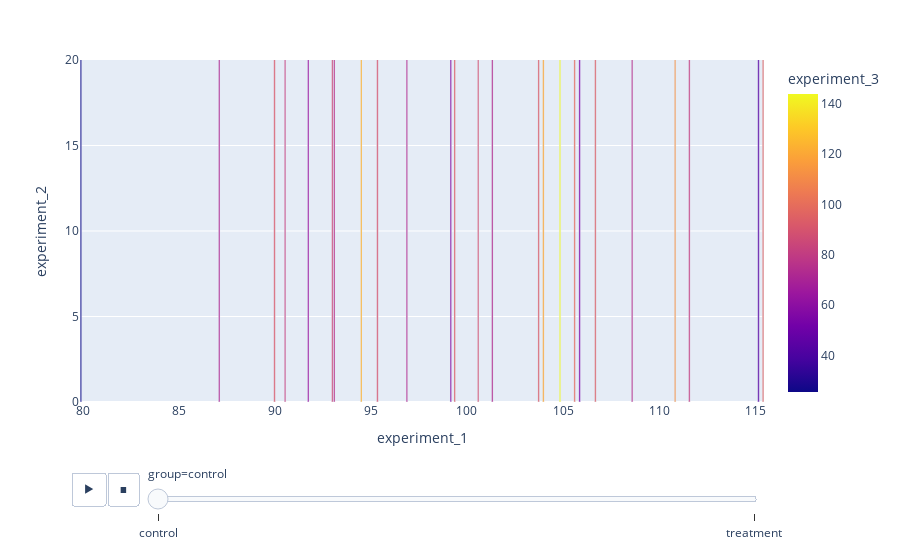

This figure's notebook cell:
### Code cell
px.bar(df,x="experiment_1",y="experiment_2",hover_name="gender",color="experiment_3",animation_frame="group",range_y=[0,20])

### Figure 1 — Plotly figure (JSON) as saved in the notebook; plotly's stock layout.template omitted (floating-point values rounded to 4 significant figures)
{"data": [{"alignmentgroup": "True", "hovertemplate": "<b>%{hovertext}</b><br><br>group=control<br>experiment_1=%{x}<br>experiment_2=%{y}<br>experiment_3=%{marker.color}<extra></extra>", "hovertext": ["male", "male", "male", "male", "male", "male", "male", "male", "male", "male", "male", "male", "male", "male", "male", "male", "male", "male", "male", "male", "male", "male", "male", "male", "male"], "legendgroup": "", "marker": {"color": [73.03, 72.14, 96.28, 92.67, 85.53, 74.58, 93.43, 93.68, 75.32, 98.61, 43.8, 81.38, 56.95, 143.8, 25.53, 55.16, 81.13, 112.3, 89.66, 123.0, 119.8, 91.76, 88.4, 73.73, 64.26], "coloraxis": "coloraxis", "pattern": {"shape": ""}}, "name": "", "offsetgroup": "", "orientation": "v", "showlegend": false, "textposition": "auto", "type": "bar", "x": [96.88, 87.11, 115.4, 103.7, 93.0, 108.6, 106.7, 99.36, 93.1, 105.6, 115.2, 90.54, 99.16, 104.8, 79.91, 105.9, 111.6, 110.8, 95.34, 94.5, 104.0, 89.99, 100.6, 101.3, 91.74], "xaxis": "x", "y": [93.42, 107.0, 105.1, 103.6, 119.1, 114.6, 125.5, 129.0, 117.5, 100.3, 101.2, 106.5, 115.9, 92.47, 93.62, 91.33, 121.4, 118.0, 106.7, 112.7, 136.7, 115.9, 120.9, 105.7, 111.1], "yaxis": "y"}], "layout": {"barmode": "relative", "coloraxis": {"colorbar": {"title": {"text": "experiment_3"}}, "colorscale": [[0, "#0d0887"], [0.1111, "#46039f"], [0.2222, "#7201a8"], [0.3333, "#9c179e"], [0.4444, "#bd3786"], [0.5556, "#d8576b"], [0.6667, "#ed7953"], [0.7778, "#fb9f3a"], [0.8889, "#fdca26"], [1, "#f0f921"]]}, "legend": {"tracegroupgap": 0}, "margin": {"t": 60}, "sliders": [{"active": 0, "currentvalue": {"prefix": "group="}, "len": 0.9, "pad": {"b": 10, "t": 60}, "steps": [{"args": [["control"], {"frame": {"duration": 0, "redraw": true}, "fromcurrent": true, "mode": "immediate", "transition": {"duration": 0, "easing": "linear"}}], "label": "control", "method": "animate"}, {"args": [["treatment"], {"frame": {"duration": 0, "redraw": true}, "fromcurrent": true, "mode": "immediate", "transition": {"duration": 0, "easing": "linear"}}], "label": "treatment", "method": "animate"}], "x": 0.1, "xanchor": "left", "y": 0, "yanchor": "top"}], "updatemenus": [{"buttons": [{"args": [null, {"frame": {"duration": 500, "redraw": true}, "fromcurrent": true, "mode": "immediate", "transition": {"duration": 500, "easing": "linear"}}], "label": "&#9654;", "method": "animate"}, {"args": [[null], {"frame": {"duration": 0, "redraw": true}, "fromcurrent": true, "mode": "immediate", "transition": {"duration": 0, "easing": "linear"}}], "label": "&#9724;", "method": "animate"}], "direction": "left", "pad": {"r": 10, "t": 70}, "showactive": false, "type": "buttons", "x": 0.1, "xanchor": "right", "y": 0, "yanchor": "top"}], "xaxis": {"anchor": "y", "domain": [0, 1], "title": {"text": "experiment_1"}}, "yaxis": {"anchor": "x", "domain": [0, 1], "range": [0, 20], "title": {"text": "experiment_2"}}}}
